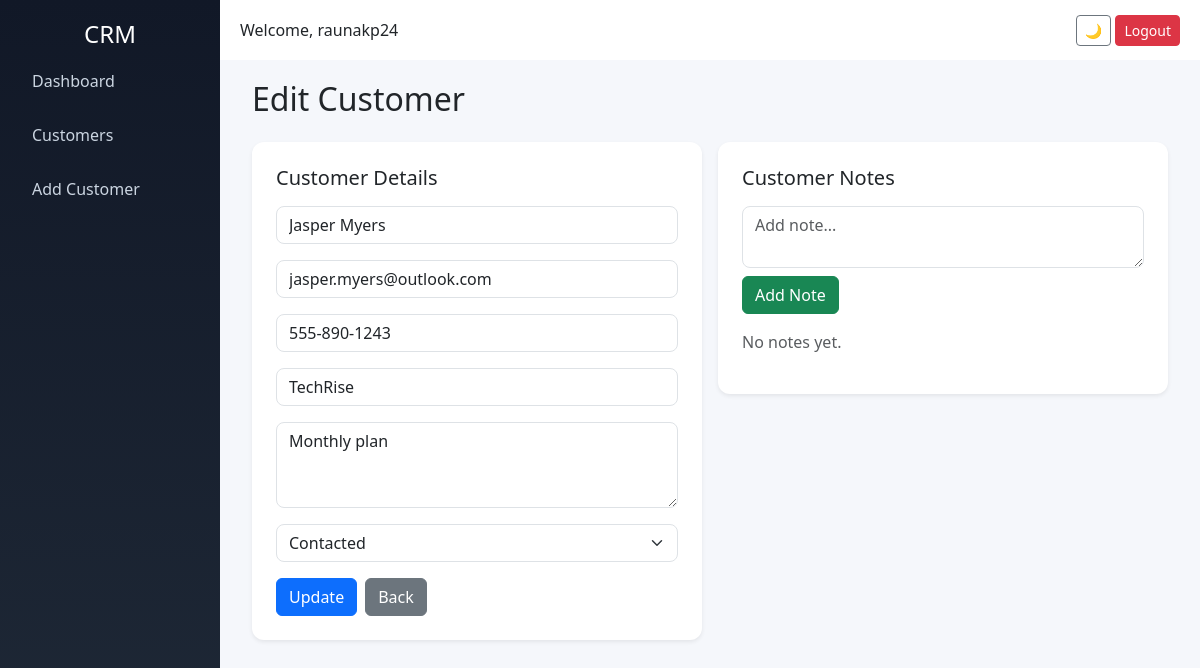
Page /edit_customer/107 (signed in) on the committed database.
### tables this page shows
CREATE TABLE customers (
            id INTEGER PRIMARY KEY AUTOINCREMENT,
            name TEXT,
            email TEXT,
            phone TEXT,
            company TEXT,
            notes TEXT,
            status TEXT
        );

### app.py (the view, shortened to what this page needs)
@app.route('/edit_customer/<int:id>', methods=['GET', 'POST'])
@login_required
def edit_customer(id):
    conn = get_db_connection()
    customer = conn.execute(
        'SELECT * FROM customers WHERE id=?', (id,)
    ).fetchone()
    notes = conn.execute(
        'SELECT * FROM notes WHERE customer_id=? ORDER BY created_at DESC',
        (id,)
    ).fetchall()
    conn.close()
    return render_template('edit_customer.html', customer=customer, notes=notes)

### app.py (called while the page is built)
def login_required(f):
    @wraps(f)
    def wrapper(*args, **kwargs):
        if 'user' not in session:
            return redirect('/login')
        return f(*args, **kwargs)
    return wrapper

def get_db_connection():
    conn = sqlite3.connect('database.db')
    conn.row_factory = sqlite3.Row
    return conn

### templates/edit_customer.html (shortened to what this page needs)
{% extends 'base.html' %}
{% block content %}
<div class="container-fluid">
    <h2 class="mb-4">Edit Customer</h2>
    <div class="row g-3">
        <div class="col-md-6">
            <div class="card p-4 shadow-sm" style="border-radius: 12px;">
                <h5 class="mb-3">Customer Details</h5>
                <form method="POST">
                    <div class="mb-3">
                        <input type="text" name="name" class="form-control"
                               value="{{ customer['name'] }}" placeholder="Name" required>
                    </div>
                    <div class="mb-3">
                        <input type="email" name="email" class="form-control"
                               value="{{ customer['email'] }}" placeholder="Email" required>
                    </div>
                    <div class="mb-3">
                        <input type="text" name="phone" class="form-control"
                               value="{{ customer['phone'] }}" placeholder="Phone">
                    </div>
                    <div class="mb-3">
                        <input type="text" name="company" class="form-control"
                               value="{{ customer['company'] }}" placeholder="Company">
                    </div>
                    <div class="mb-3">
                        <textarea name="notes" class="form-control" rows="3"
                                  placeholder="Notes">{{ customer['notes'] }}</textarea>
                    </div>
                    <div class="mb-3">
                        <select name="status" class="form-select">
                            <option value="Contacted" {% if customer['status'] == 'Contacted' %}selected{% endif %}>Contacted</option>
                        </select>
                    </div>
                    <div class="d-flex gap-2">
                        <button class="btn btn-primary">Update</button>
                        <a href="/customers" class="btn btn-secondary">Back</a>
                    </div>
                </form>
            </div>
        </div>
        <div class="col-md-6">
            <div class="card p-4 shadow-sm" style="border-radius: 12px;">
                <h5 class="mb-3">Customer Notes</h5>
                <form method="POST" action="/add_note/{{ customer['id'] }}">
                    <textarea name="content" class="form-control mb-2"
                              placeholder="Add note..." rows="2"></textarea>
                    <button class="btn btn-success mb-3">Add Note</button>
                </form>
                {% if notes %}
                    <div class="list-group">
                        {% for note in notes %}
                            <div class="list-group-item">
                                <div>{{ note['content'] }}</div>
                                <small class="text-muted">{{ note['created_at'] }}</small>
                            </div>
                        {% endfor %}
                    </div>
                {% else %}
                    <p class="text-muted">No notes yet.</p>
                {% endif %}
            </div>
        </div>
    </div>
</div>
{% endblock %}

### templates/base.html (style rules this page uses)
* { transition: all 0.2s ease-in-out; }
body { margin: 0; font-family: 'Segoe UI', sans-serif; background: #f5f7fb; }
.card { border-radius: 12px; border: none; box-shadow: 0 6px 15px rgba(0,0,0,0.05); }
.card { border-radius: 12px; }
.form-control, .form-select { border-radius: 8px; }

### rows in the picture
customers: name "Jasper Myers", email "jasper.myers@outlook.com", phone "555-890-1243", company "TechRise", notes "Monthly plan", status "Contacted"

### other values in the picture
{{ session.get('user') }} "raunakp24"
